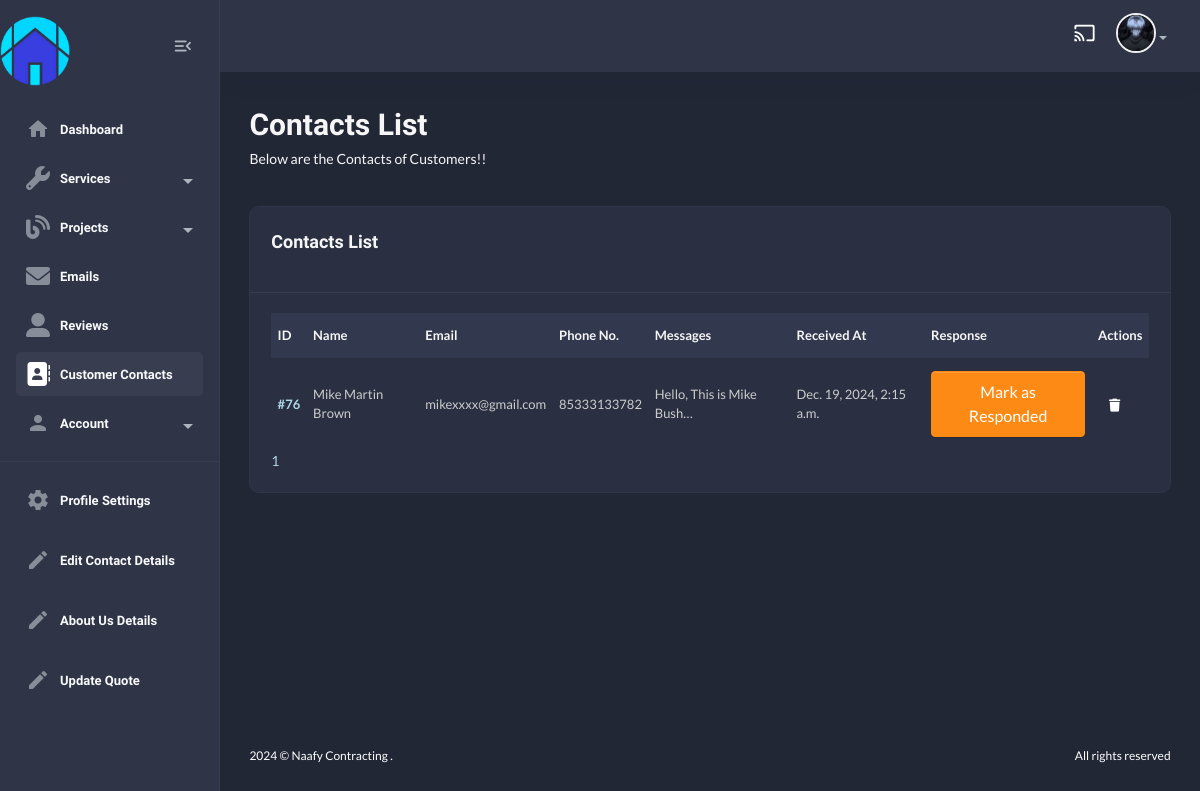
Page /useradmin/contacts/ (signed in) on the earlier database version.
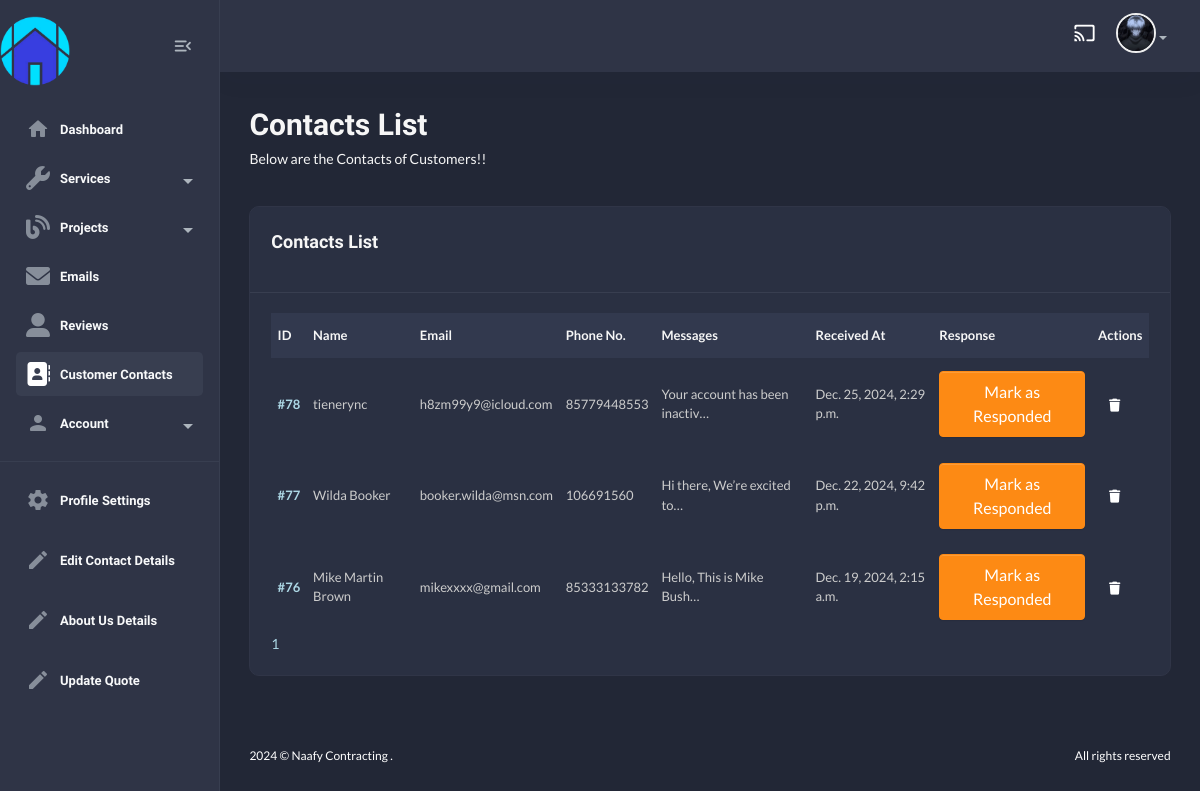
Same page on the later database version.
### useradmin/models.py (models this page shows, shortened)
class Profile(models.Model):
    user = models.OneToOneField(User, on_delete=models.CASCADE)
    first_name = models.CharField(max_length=255, blank=True, null=True)
    last_name = models.CharField(max_length=255, blank=True, null=True)
    email = models.EmailField(max_length=255, blank=True, null=True)
    bio = models.TextField(default="This is My Bio!")
    address = models.CharField(max_length=255, blank=True, null=True)
    profile_image = models.ImageField(upload_to='profile_images/', blank=True, null=True)
    last_updated = models.DateTimeField(auto_now=True)

### contact/models.py (models this page shows, shortened)
class Contact(models.Model):
    name = models.CharField(max_length=100)
    email = models.EmailField(unique=True)
    phone_no = models.CharField(max_length=20, default="+123 456 7890")
    message = models.TextField()
    submitted_at = models.DateTimeField(auto_now_add=True)
    responded = models.BooleanField(default=False)

### useradmin/views.py (the view)
# urls.py: path("contacts/", views.contact_view, name="contact-list"),
@login_required
def contact_view(request):
    contacts = Contact.objects.all().order_by("-id")
    paginator = Paginator(contacts, 10)
    page_number = request.GET.get("page")
    page_obj = paginator.get_page(page_number)
    return render(request, "useradmin/contact-list.html", {"contacts":page_obj})

### home/context_processors.py (called while the page is built)
def default(request):
    contact_details = ContactDetails.objects.first()
    return {
        "contact_details" : contact_details,
    }

### templates/useradmin/contact-list.html (shortened to what this page needs)
{% extends "useradmin/base.html" %}
    {% load static %}
        {% block content %}
            <section class="content-main">
                <div class="content-header">
                    <div>
                        <h2 class="content-title card-title">Contacts List</h2>
                        <p>Below are the Contacts of Customers!!</p>
                    </div>
                </div>
                <div class="card mb-4">
                    <header class="card-header">
                        <h4 class="card-title">Contacts List</h4>
                    </header>
                    <div class="card-body">
                        <div class="table-responsive">
                            <div class="table-responsive">
                                <table class="table align-middle table-nowrap mb-0">
                                    <thead class="table-light">
                                        <tr>
                                            <th class="align-middle" scope="col">ID</th>
                                            <th class="align-middle" scope="col">Name</th>
                                            <th class="align-middle" scope="col">Email</th>
                                            <th class="align-middle" scope="col">Phone No.</th>
                                            <th class="align-middle" scope="col">Messages</th>
                                            <th class="align-middle" scope="col">Received At</th>
                                            <th class="align-middle" scope="col">Response</th>
                                            <th class="align-middle" scope="col">Actions</th>
                                        </tr>
                                    </thead>
                                    <tbody>
                                        {% for c in contacts %}
                                            <tr>
                                                <td><a href="{% url "useradmin:contact-detail" c.id %}" class="fw-bold">#{{c.id}}</a></td>
                                                <td>{{c.name}}</td>
                                                <td>{{c.email}}</td>
                                                <td>{{c.phone_no}}</td>
                                                <td>{{c.message|truncatechars:30}}</td>
                                                <td>{{c.submitted_at}}</td>
                                                <td>
                                                    {% if c.responded %}
                                                        <span class="badge bg-success">Responded</span>
                                                    {% else %}
                                                        <form method="POST" action="{% url "useradmin:contact-response" c.id %}">
                                                            <button type="submit" class="btn btn-warning">Mark as Responded</button>
                                                        </form>
                                                    {% endif %}
                                                </td>
                                                <td>
                                                    <a href="{% url 'useradmin:delete-contact' c.id %}" class="btn btn-sm d-inline"><i class="fas fa-trash"></i></a>
                                                </td>
                                            </tr>
                                        {% endfor %}
                                    </tbody>
                                </table>
                            </div>
                        </div>
                        {% if contacts %}
                            <div class="row">
                                <div class="col-lg-12">
                                    <div class="blog__pagination">
                                        {% for num in contacts.paginator.page_range %}
                                            {% if contacts.number == num %}
                                                <a href="?page={{ num }}" class="active">{{ num }}</a>
                                            {% else %}
                                                <a href="?page={{ num }}">{{ num }}</a>
                                            {% endif %}
                                        {% endfor %}
                                    </div>
                                </div>
                            </div>
                        {% endif %}
                    </div>
                </div>
            </section>
{% endblock content %}

### templates/useradmin/base.html (shortened to what this page needs)
{% load static %}
<!DOCTYPE html>
<html lang="en">
    <head>
        <link href="{% static 'assets1/css/main.css' %}" rel="stylesheet" type="text/css" />
        <link rel="stylesheet" href="https://use.fontawesome.com/releases/v5.15.4/css/all.css">
        <link rel="stylesheet" href="{% static 'css/custom.css' %}" type="text/css">
        <link rel="stylesheet" href="https://cdnjs.cloudflare.com/ajax/libs/font-awesome/6.0.0/css/all.min.css">
    </head>
    <body class="dark">
        <aside class="navbar-aside" id="offcanvas_aside">
            <div class="d-flex justify-content-center align-items-center">
                <a href="{% url 'home:home' %}" target="_blank" class="brand-wrap">
                    <img src="{% static 'img/logo.png' %}" class="logo mr-100 mt-3" width="70px" alt="Naafy Dashboard" />
                </a>
                <div class="mx-3">
                    <button class="btn btn-icon btn-aside-minimize">
                        <i class="text-muted material-icons md-menu_open"></i>
                    </button>
                </div>
            </div>
            <nav>
                <ul class="menu-aside">
                    <li class="menu-item {% url 'useradmin:dashboard' as dashboard_url %} {% if request.path == dashboard_url %}active{% endif %}">
                        <a class="menu-link" href="{% url 'useradmin:dashboard' %}">
                            <i class="icon material-icons md-home"></i>
                            <span class="text">Dashboard</span>
                        </a>
                    </li>
                    <li class="menu-item has-submenu">
                        <a class="menu-link" href="#">
                            <i class="icon fas fa-wrench"></i>
                            <span class="text">Services</span>
                        </a>
                    </li>
                    <li class="menu-item has-submenu">
                        <a class="menu-link" href="#">
                            <i class="icon fas fa-blog"></i>
                            <span class="text">Projects</span>
                        </a>
                    </li>
                    <li class="menu-item {% url 'useradmin:email-list' as email_list_url %} {% if request.path == email_list_url %}active{% endif %}">
                        <a class="menu-link" href="{% url 'useradmin:email-list' %}">
                            <i class="icon fas fa-envelope"></i>
                            <span class="text">Emails</span>
                        </a>
                    </li>
                    <li class="menu-item {% url 'useradmin:reviews-list' as reviews_list_url %} {% if request.path == reviews_list_url %}active{% endif %}">
                        <a class="menu-link" href="{% url 'useradmin:reviews-list' %}">
                            <i class="icon fas fa-user-alt"></i>
                            <span class="text">Reviews</span>
                        </a>
                    </li>
                    <li class="menu-item {% url 'useradmin:contact-list' as contact_list_url %} {% if request.path == contact_list_url %}active{% endif %}">
                        <a class="menu-link" href="{% url 'useradmin:contact-list' %}">
                            <i class="icon fas fa-address-book"></i>
                            <span class="text">Customer Contacts</span>
                        </a>
                    </li>
                        <li class="menu-item has-submenu">
                            <a class="menu-link">
                                <i class="icon material-icons md-person"></i>
                                <span class="text">Account</span>
                            </a>
                </ul>
                <hr />
                <ul class="menu-aside">
                    <li class="menu-item">
                        <a class="menu-link" href="{% url "useradmin:profile" %}">
                            <i class="icon material-icons md-settings"></i>
                            <span class="text">Profile Settings</span>
                        </a>
                    </li>
                </ul>
                <ul class="menu-aside">
                    <li class="menu-item">
                        <a class="menu-link" href="{% url "useradmin:contact-details" %}">
                            <i class="icon material-icons md-edit"></i>
                            <span class="text">Edit Contact Details</span>
                        </a>
                    </li>
                </ul>
                <ul class="menu-aside">
                    <li class="menu-item">
                        <a class="menu-link" href="{% url "useradmin:about-us" %}">
                            <i class="icon material-icons md-edit"></i>
                            <span class="text">About Us Details</span>
                        </a>
                    </li>
                </ul>
                <ul class="menu-aside">
                    <li class="menu-item">
                        <a class="menu-link" href="{% url "useradmin:quote-view" %}">
                            <i class="icon material-icons md-edit"></i>
                            <span class="text">Update Quote</span>
                        </a>
                    </li>
                </ul>
                <br />
                <br />
            </nav>
        </aside>
        <main class="main-wrap">
            <header class="main-header navbar">
                <div class="col-nav ms-auto">
                    <ul class="nav ms-auto">
                        <li class="nav-item">
                            <a href="#" class="requestfullscreen nav-link btn-icon"><i class="material-icons md-cast"></i></a>
                        </li>
                        <li class="dropdown nav-item">
                            {% if request.user.profile.profile_image %}
                            <a class="dropdown-toggle" data-bs-toggle="dropdown" href="#" id="dropdownAccount" aria-expanded="false"> <img class="img-xs rounded-circle" src="{{request.user.profile.profile_image.url}}" alt="User" /></a>
                            {% endif %}
                        </li>
                    </ul>
                </div>
            </header>
            {% block content %}
            {% endblock content %}
            <footer class="main-footer font-xs">
                <div class="row pb-30 pt-15">
                    <div class="col-sm-6">
                        &copy; Naafy Contracting .
                    </div>
                    <div class="col-sm-6">
                        <div class="text-sm-end">All rights reserved</div>
                    </div>
                </div>
            </footer>
        </main>
    </body>
</html>

Differences in the rows shown:
added Contact: id "78", name "tienerync", email "h8zm99y9@icloud.com", phone_no "85779448553", message "Your account has been inactiv…", submitted_at "Dec. 25, 2024, 2:29 p.m.", responded "Mark as Responded"
added Contact: id "77", name "Wilda Booker", email "booker.wilda@msn.com", phone_no "106691560", message "Hi there, We’re excited to…", submitted_at "Dec. 22, 2024, 9:42 p.m.", responded "Mark as Responded"
